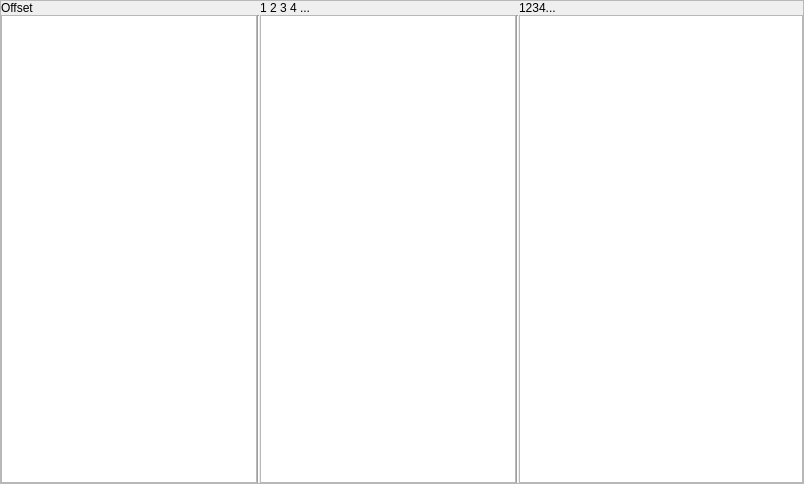
<?xml version="1.0" encoding="UTF-8"?>
<ui version="4.0">
 <class>HexdumpWidget</class>
 <widget class="QWidget" name="HexdumpWidget">
  <property name="geometry">
   <rect>
    <x>0</x>
    <y>0</y>
    <width>804</width>
    <height>484</height>
   </rect>
  </property>
  <property name="windowTitle">
   <string>HexEdit</string>
  </property>
  <layout class="QHBoxLayout" name="horizontalLayout">
   <property name="leftMargin">
    <number>0</number>
   </property>
   <property name="topMargin">
    <number>0</number>
   </property>
   <property name="rightMargin">
    <number>0</number>
   </property>
   <property name="bottomMargin">
    <number>0</number>
   </property>
   <item>
    <widget class="QScrollArea" name="scrollArea">
     <property name="widgetResizable">
      <bool>true</bool>
     </property>
     <widget class="QWidget" name="scrollAreaWidgetContents">
      <property name="geometry">
       <rect>
        <x>0</x>
        <y>0</y>
        <width>802</width>
        <height>482</height>
       </rect>
      </property>
      <layout class="QGridLayout" name="gridLayout" columnstretch="0,0,0,0,1">
       <property name="leftMargin">
        <number>0</number>
       </property>
       <property name="topMargin">
        <number>0</number>
       </property>
       <property name="rightMargin">
        <number>0</number>
       </property>
       <property name="bottomMargin">
        <number>0</number>
       </property>
       <property name="spacing">
        <number>0</number>
       </property>
       <item row="0" column="0">
        <widget class="QLabel" name="offsetHeaderLabel">
         <property name="text">
          <string>Offset</string>
         </property>
        </widget>
       </item>
       <item row="0" column="2">
        <widget class="QLabel" name="hexHeaderLabel">
         <property name="text">
          <string>1 2 3 4 ...</string>
         </property>
        </widget>
       </item>
       <item row="0" column="4">
        <widget class="QLabel" name="asciiHeaderLabel">
         <property name="text">
          <string>1234...</string>
         </property>
        </widget>
       </item>
       <item row="1" column="0">
        <widget class="QTextEdit" name="hexOffsetText"/>
       </item>
       <item row="1" column="1">
        <widget class="Line" name="line">
         <property name="orientation">
          <enum>Qt::Vertical</enum>
         </property>
        </widget>
       </item>
       <item row="1" column="2">
        <widget class="QTextEdit" name="hexHexText"/>
       </item>
       <item row="1" column="3">
        <widget class="Line" name="line_2">
         <property name="orientation">
          <enum>Qt::Vertical</enum>
         </property>
        </widget>
       </item>
       <item row="1" column="4">
        <widget class="QTextEdit" name="hexASCIIText"/>
       </item>
      </layout>
     </widget>
    </widget>
   </item>
  </layout>
 </widget>
 <resources/>
 <connections/>
</ui>
